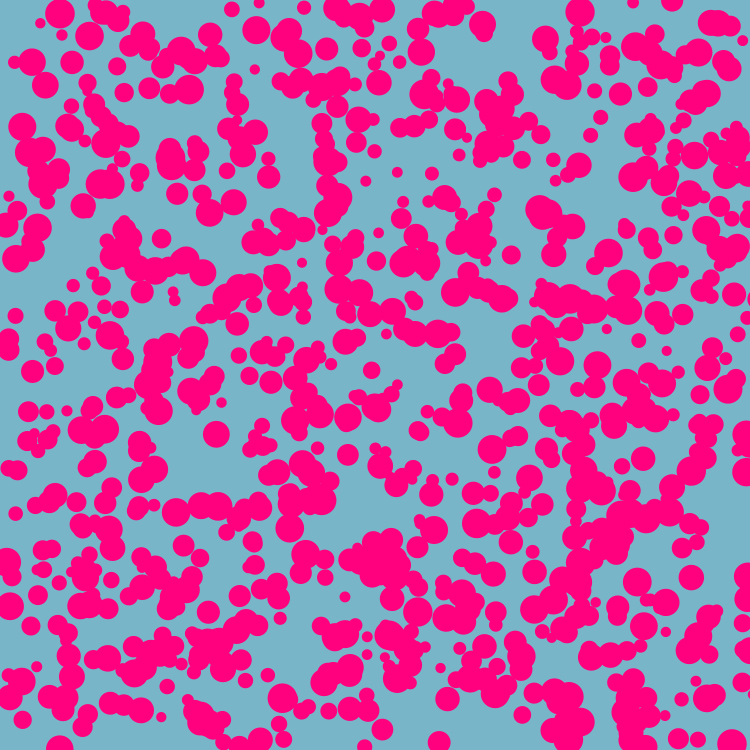
Frame 1 (no input)
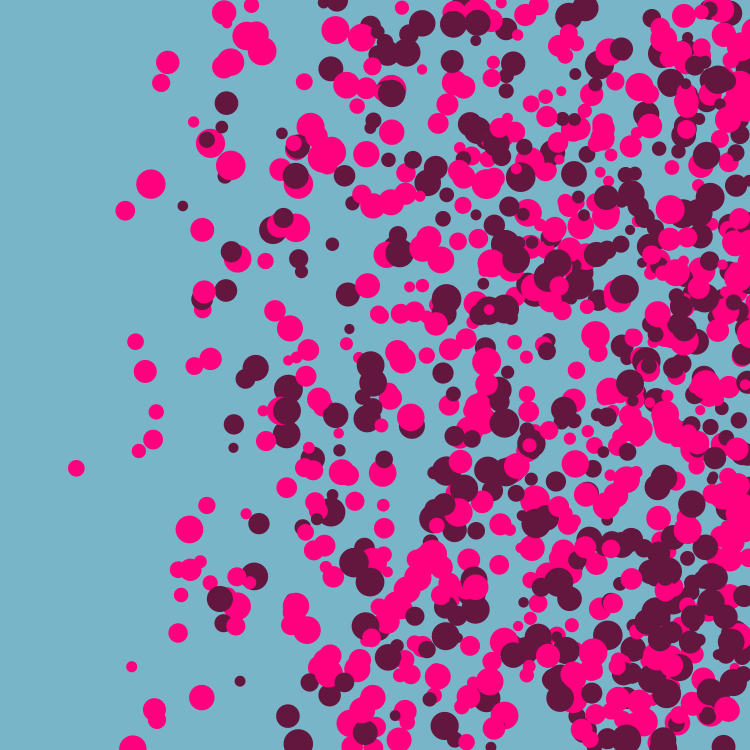
Frame 60 (the mouse pressed at the canvas centre just before this capture)
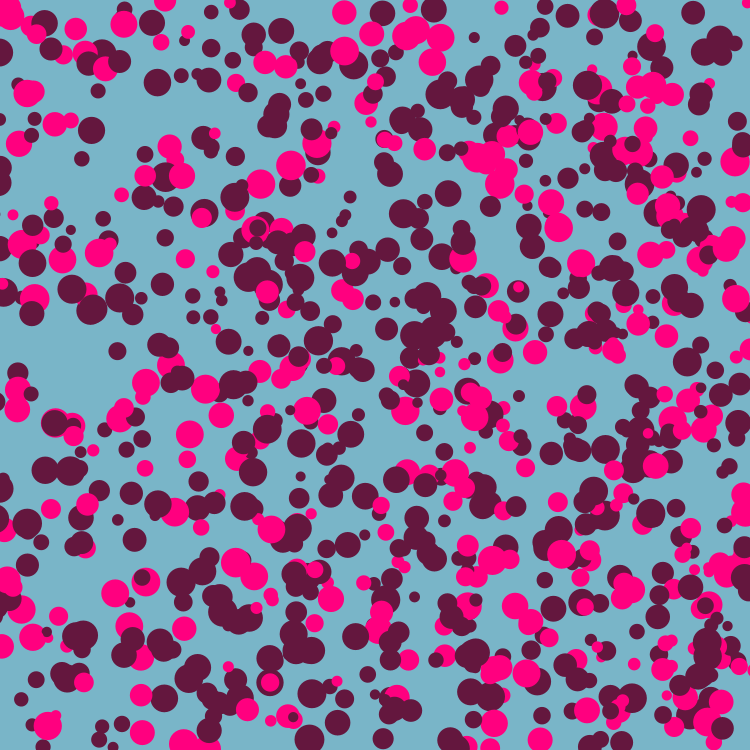
Frame 120 (the mouse held since frame 60 and released just before this capture)

The Processing sketch that drew these frames (run headless with seeded random() and noise(); from frame 60 on, the mouse is pressed at the canvas centre):

// Processing sketch: processing_33786
// ── processing_33786.pde

int numCircles = 1000;
float [] circleX = new float [numCircles];
float [] circleY = new float [numCircles];
float [] vel = new float[numCircles];
int [] r = new int[numCircles];
int [] b = new int[numCircles];
int [] g = new int[numCircles];
boolean [] back = new boolean [numCircles];
float rad[] = new float[numCircles];



void setup(){
  size(750, 750);
  smooth();
  noStroke();
  frameRate(20);
  
  for(int i =0; i<numCircles; i++){
    circleX[i] = random(0, width);
    circleY[i] = random(0, height);
    vel[i] = random(1, 10);
    back[i] = false;
    rad[i] = random(10, 30);
    
  }
}

void draw(){
 background(121, 181, 200);
  for(int i = 0; i<numCircles; i++){
  
  
    bounce(i);
    make(i);

  }
}

void make(int i){
  if(back[i] == true){
    
    fill(100, 23, 62);
     noStroke();
  ellipse(circleX[i], circleY[i], rad[i], rad[i]);
  }
  else{
  fill(255, 0, 127);
  noStroke();
  ellipse(circleX[i], circleY[i], rad[i], rad[i]);
  }
}

void bounce(int i){

  if (circleX[i] < 0 || circleX[i] > height){
    vel[i] *= -1;
    back[i] = !back[i];
    
  }
    
    circleX[i] += vel[i];
}
